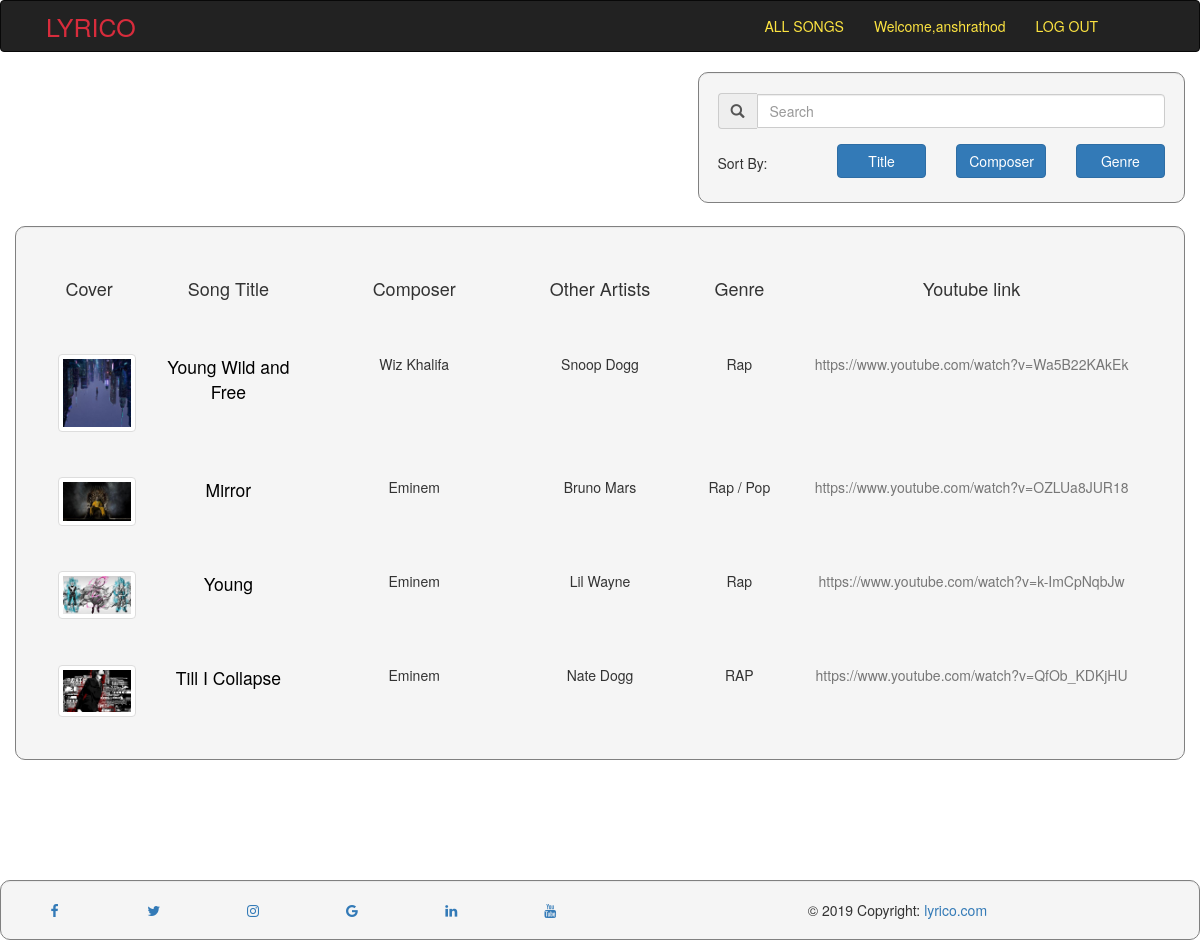
Page /songs/list (signed in) on the committed database.
### songs/models.py (models this page shows, shortened)
class Song(models.Model):
    title = models.CharField(max_length=100)
    lyrics = models.TextField()
    composer = models.CharField(max_length=100)
    featuring = models.TextField(blank=True)
    album = models.CharField(max_length=100)
    img = models.ImageField(upload_to='cover_pic/')
    link =  models.CharField(max_length=1000)  # embed link
    ytlink = models.CharField(max_length=1000 ,default='')
    genre = models.CharField(max_length=100,blank=True)
    audio = models.FileField(upload_to='audio/',default='')

### songs/views.py (the view, shortened to what this page needs)
# urls.py: path('songs/list',sviews.list,name='songs-listsongs'),
def list(request):
	songs = Song.objects.all()
	searchterm=''
	songz = zip(songs,range(len(songs)+1)[1:])
	context = {'searchterm': searchterm,'songs':songz}
	return render(request, 'songs/listview.html', context)

### songs/templates/songs/listview.html (shortened to what this page needs)
<!DOCTYPE html>
<html lang="en">
  <head>
    {% load static %}
    <link
      rel="stylesheet"
      href="https://maxcdn.bootstrapcdn.com/bootstrap/3.3.6/css/bootstrap.min.css"
    />
    <link
      rel="stylesheet"
      href="https://cdnjs.cloudflare.com/ajax/libs/font-awesome/4.7.0/css/font-awesome.min.css"
    />
  </head>
  <body>
    <nav class="navbar navbar-inverse fixed">
      <div class="row">
        <div class="float-lef">
          <div class="navbar-header">
            <a class="navbar-brand" href="{% url 'songs-home'%}"
              ><d style="color: #d82c3c; font-size: 25px; padding-left: 50%"
                >LYRICO</d
              ></a
            >
          </div>
        </div>
        <div style="float: right; padding-right: 5%; margin-right: 2%">
          <div class="collapse navbar-collapse" id="topNavBar">
            <ul class="nav navbar-nav">
              <li>
                <a style="color: #fde441" href="{% url 'songs-listsongs'%}"
                  >ALL SONGS</a
                >
              </li>
              {% if user.is_authenticated %}
              <li>
                <a style="color: #fde441" href="{% url 'songs-profile'%}"
                  >Welcome,{{user}}</a
                >
              </li>
              <li>
                <a style="color: #fde441" href="{% url 'songs-logout'%}"
                  >LOG OUT</a
                >
              </li>
              {% endif %}
            </ul>
          </div>
        </div>
      </div>
    </nav>
    <div class="container">
      <div class="row" id="songs">
        <div
          class="well col-md-5 col-xs-8 col-sm-8 col-lg-5"
          style="float: right"
        >
          <div class="form-group">
            <div class="input-group">
              <span class="input-group-addon glyphicon glyphicon-search"></span>
              <input
                class="search col-md-12 form-control"
                style="margin-top: 0.5%"
                placeholder="Search"
              />
            </div>
          </div>
          <div class="row">
            <p
              class="col-md-3 col-sm-3 col-xs-6 col-lg-3"
              style="margin-top: 2%"
            >
              Sort By:
            </p>
            <div class="col-md-3 col-sm-2 col-xs-12 col-lg-3">
              <button
                class="sort btn btn-primary btn-block"
                style="margin-top: 1%"
                data-sort="title"
              >
                Title
              </button>
            </div>
            <div class="col-md-3 col-sm-2 col-xs-12 col-lg-3">
              <button
                class="sort btn btn-primary btn-block"
                style="margin-top: 1%"
                data-sort="composer"
              >
                Composer
              </button>
            </div>
            <div class="col-md-3 col-sm-2 col-xs-12 col-lg-3">
              <button
                class="sort btn btn-primary btn-block"
                style="margin-top: 1%"
                data-sort="genre"
              >
                Genre
              </button>
            </div>
          </div>
        </div>
        <div
          class="well col-md-12 col-xs-12 col-sm-12 col-lg-12"
          style="margin-top: 2%"
        >
          <div class="row" style="padding: 2%">
            <div class="col-md-1 col-sm-6 col-xs-6 col-lg-1 text text-center">
              <h4>Cover</h4>
            </div>
            <div class="col-md-2 col-sm-6 col-xs-6 col-lg-2 text text-center">
              <h4>Song Title</h4>
            </div>
            <div class="col-md-2 col-sm-6 col-xs-6 col-lg-2 text text-center">
              <h4>Composer</h4>
            </div>
            <div class="col-md-2 col-sm-6 col-xs-6 col-lg-2 text text-center">
              <h4>Other Artists</h4>
            </div>
            <div class="col-md-1 col-sm-6 col-xs-6 col-lg-1 text text-center">
              <h4>Genre</h4>
            </div>
            <div class="col-md-4 col-sm-6 col-xs-6 col-lg-4 text text-center">
              <h4>Youtube link</h4>
            </div>
          </div>
          <div class="list">
            {% for song,range in songs %}
            <div class="row" style="padding: 2%">
              <div class="col-md-1 col-sm-4 col-xs-4 col-lg-1 text text-center">
                <img
                  class="id img-rounded img-thumbnail"
                  src="{{ song.img.url }}"
                  style="max-width: 125%; max-height: 125%"
                />
              </div>
              <div class="col-md-2 col-sm-6 col-xs-6 col-lg-2 text text-center">
                <a href="{% url 'songs-details' song.id %}">
                  <span
                    class="title text text-muted"
                    style="font-size: 125%; color: black"
                    >{{ song.title }}</span
                  >
                </a>
              </div>
              <div class="col-md-2 col-sm-6 col-xs-6 col-lg-2 text text-center">
                <span class="composer">{{ song.composer }}</span>
              </div>
              <div
                class="col-md-2 col-sm-6 col-xs-6 col-lg-2 text text-center featuring"
              >
                <p class="featuring mr-2">{{ song.featuring }}</p>
              </div>
              <div class="col-md-1 col-sm-6 col-xs-6 col-lg-1 text text-center">
                <span class="genre">{{ song.genre }}</span>
              </div>
              <div
                class="col-md-4 col-sm-12 col-xs-12 col-lg-4 text text-center"
              >
                <a class="ytlink text text-muted" href="{{ song.ytlink }}"
                  >{{ song.ytlink }}</a
                >
              </div>
            </div>
            {% endfor %}
          </div>
        </div>
      </div>
    </div>
  </body>
  <footer class="foooter">
    <div class="well">
      <div class="row">
        <div class="col-md-1 col-sm-1 col-xs-1 col-lg-1">
          <a href="#" class="fa fa-facebook"></a>
        </div>
        <div class="col-md-1 col-sm-1 col-xs-1 col-lg-1">
          <a href="#" class="fa fa-twitter"></a>
        </div>
        <div class="col-md-1 col-sm-1 col-xs-1 col-lg-1">
          <a href="#" class="fa fa-instagram"></a>
        </div>
        <div class="col-md-1 col-sm-1 col-xs-1 col-lg-1">
          <a href="#" class="fa fa-google"></a>
        </div>
        <div class="col-md-1 col-sm-1 col-xs-1 col-lg-1">
          <a href="#" class="fa fa-linkedin"></a>
        </div>
        <div class="col-md-1 col-sm-1 col-xs-1 col-lg-1">
          <a href="#" class="fa fa-youtube"></a>
        </div>
        <div class="col-md-6 col-sm-6 col-xs-6 col-lg-6 text-center">
          © 2019 Copyright:
          <a href="">lyrico.com</a>
        </div>
      </div>
    </div>
  </footer>
</html>

### songs/templates/songs/listview.html (style rules this page uses)
body { background: url("https://raw.githubusercontent.com/anshrathod/image/master/background_1200.jpg"); background-size: cover; background-repeat: repeat; overflow-x: hidden; }
.well { border-radius: 10px; border-color: grey; margin: 2%; margin-bottom: 0%; }
.foooter { position: relative; left: 0%; bottom: 0%; width: 100%; text-align: center; margin-top: 10%; }
.well { margin: 0%; }

### rows in the picture
Song: img (picture), title "Young Wild and Free", composer "Wiz Khalifa", featuring "Snoop Dogg", genre "Rap", ytlink "https://www.youtube.com/watch?v=Wa5B22KAkEk"
Song: img (picture), title "Mirror", composer "Eminem", featuring "Bruno Mars", genre "Rap / Pop", ytlink "https://www.youtube.com/watch?v=OZLUa8JUR18"
Song: img (picture), title "Young", composer "Eminem", featuring "Lil Wayne", genre "Rap", ytlink "https://www.youtube.com/watch?v=k-ImCpNqbJw"
Song: img (picture), title "Till I Collapse", composer "Eminem", featuring "Nate Dogg", genre "RAP", ytlink "https://www.youtube.com/watch?v=QfOb_KDKjHU"

### other values in the picture
{{ user }} "anshrathod"
